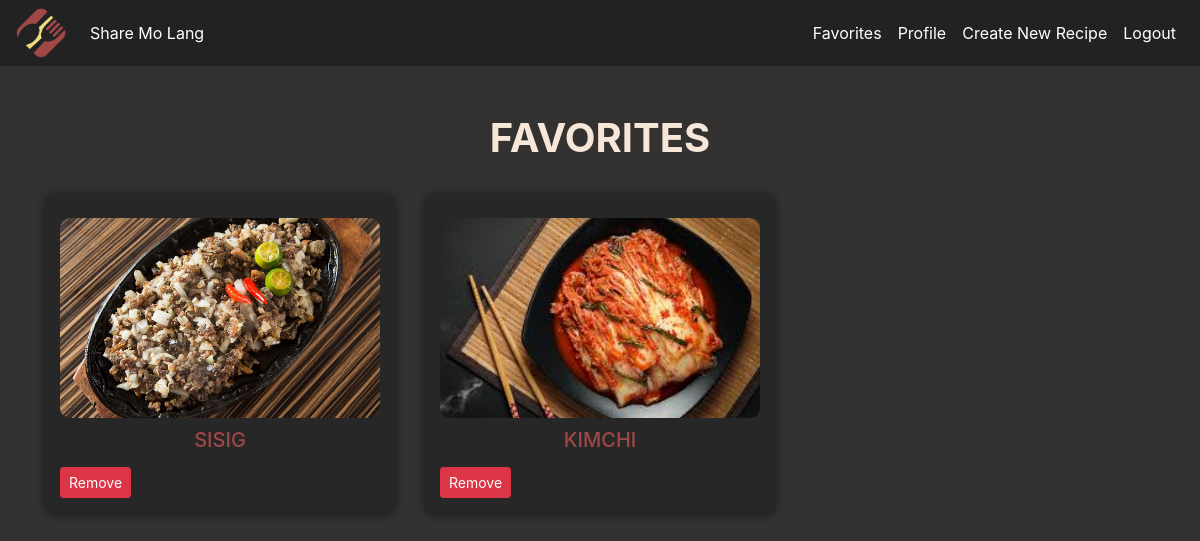
The app's page /home/favorites/ (signed in) with its own data.
### recipes/models.py (models this page shows, shortened)
class Recipe(models.Model):
    user = models.ForeignKey(User, on_delete=models.CASCADE, blank=True, null=True)
    name = models.CharField(max_length=100)
    image = models.ImageField(blank=True, null=True, upload_to='images/')
    ingredients = models.IntegerField(blank=True, null=True)
    minutes = models.IntegerField(blank=True, null=True)
    calories = models.IntegerField(blank=True, null=True)
    ingredientsList = models.TextField(blank=True, null=True)
    directions = models.TextField(blank=True, null=True)
    created_at = models.DateTimeField(auto_now_add=True)
    views = models.ManyToManyField(User, related_name='viewed_recipes', blank=True)
    view_count = models.IntegerField(default=0)
    category = models.ForeignKey(Category, on_delete=models.SET_NULL, null=True, blank=False)
    favorites = models.ManyToManyField(User, related_name='favorite_recipes', blank=True)

### recipes/views.py (the view)
# urls.py: path('favorites/', FavoriteListView.as_view(), name='favorites'),
class FavoriteListView(LoginRequiredMixin, ListView):
    model = Recipe
    template_name = 'recipes/favorites.html'
    context_object_name = 'favorite_recipes'
    def get_queryset(self):
        return self.request.user.favorite_recipes.all()

### templates/recipes/favorites.html (shortened to what this page needs)
<!DOCTYPE html>
<html lang="en">
{% load static %}
<head>
    <link rel="stylesheet" href="https://stackpath.bootstrapcdn.com/bootstrap/4.5.2/css/bootstrap.min.css">
    <link rel="stylesheet" href="{% static 'css/favorite.css' %}">
</head>
<body>
    <nav class="navbar navbar-expand-lg">
        <a href="{% url 'home' %}" class="d-flex align-items-center text-decoration-none">
            <img src="/static/css/logo.png" alt="Logo" class="logo" />
            <span class="nav-link ml-2">Share Mo Lang</span>
        </a>
        <div class="collapse navbar-collapse" id="navbarNav">
            <ul class="navbar-nav ml-auto">
                <li class="nav-item">
                    <a class="nav-link" href="{% url 'favorites' %}">Favorites</a>
                </li>
                <li class="nav-item">
                    <a class="nav-link" href="{% url 'profile' %}">Profile</a>
                </li>
                <li class="nav-item">
                    <a class="nav-link" href="{% url 'recipe-create' %}">Create New Recipe</a>
                </li>
                <li class="nav-item">
                    <a class="nav-link text-danger" href="{% url 'logout' %}">Logout</a>
                </li>
            </ul>
        </div>
    </nav>
    <div class="container mt-5">
        <h1 style="text-align: center; text-transform: uppercase ;"><strong>Favorites</strong></h1>
        <div class="row mt-3">
            {% for recipe in favorite_recipes %}
                <a href="{% url 'recipe-detail' recipe.id %}" class="text-decoration-none text-reset">
                    <div class="col-md-4">
                        <div class="recipe-card-favorite">
                            {% if recipe.image %}
                                <a href="{% url 'recipe-detail' recipe.pk %}">
                                    <img src="{{ recipe.image.url }}" alt="{{ recipe.name }}" class="recipe-image">
                                </a>
                            {% endif %}
                                <h5 class="recipe-title">{{ recipe.name }}</h5>
                            <form action="{% url 'remove_favorite' recipe.pk %}" method="post" style="display:inline;" onsubmit="handleRemove(event, this);">
                                <button type="submit" class="btn btn-danger btn-sm" onclick="event.stopPropagation();">Remove</button>
                            </form>
                        </div>
                    </div>
                </a>
            {% empty %}
                <div class="col-12">
                    <p>No favorite recipes found.</p>
                </div>
            {% endfor %}
        </div>
    </div>
</body>
</html>

### static/css/favorite.css (style rules this page uses)
body { background-color: #343131; color: #f6e7d8; }
.navbar { background-color: #222; }
.navbar-brand, .nav-link { color: #fff !important; }
.logo { width: 3.125rem; height: auto; }
.recipe-image { width: 100%; height: 12.5rem; object-fit: cover; border-radius: 0.625rem; margin-bottom: 0; }
h5 { height: auto; overflow: hidden; text-overflow: ellipsis; white-space: nowrap; margin-bottom: 0.3125rem; }
.recipe-card-favorite { background-color: #282727; border-radius: 0.625rem; padding: 0.9375rem; margin: 0.9375rem 0; transition: transform 0.3s; display: flex; flex-direction: column; justify-content: space-between; width: 100%; max-width: 21.875rem; height: 20rem; box-shadow: 0 0.125rem 0.625rem rgba(0, 0, 0, 0.5); position: relative; }
.recipe-title { color: #a04747; text-align: center; text-transform: uppercase; margin-top: 0; margin-bottom: 0.3125rem; }

### records on screen
Recipe: image (picture), name "SISIG"
Recipe: image (picture), name "KIMCHI"
